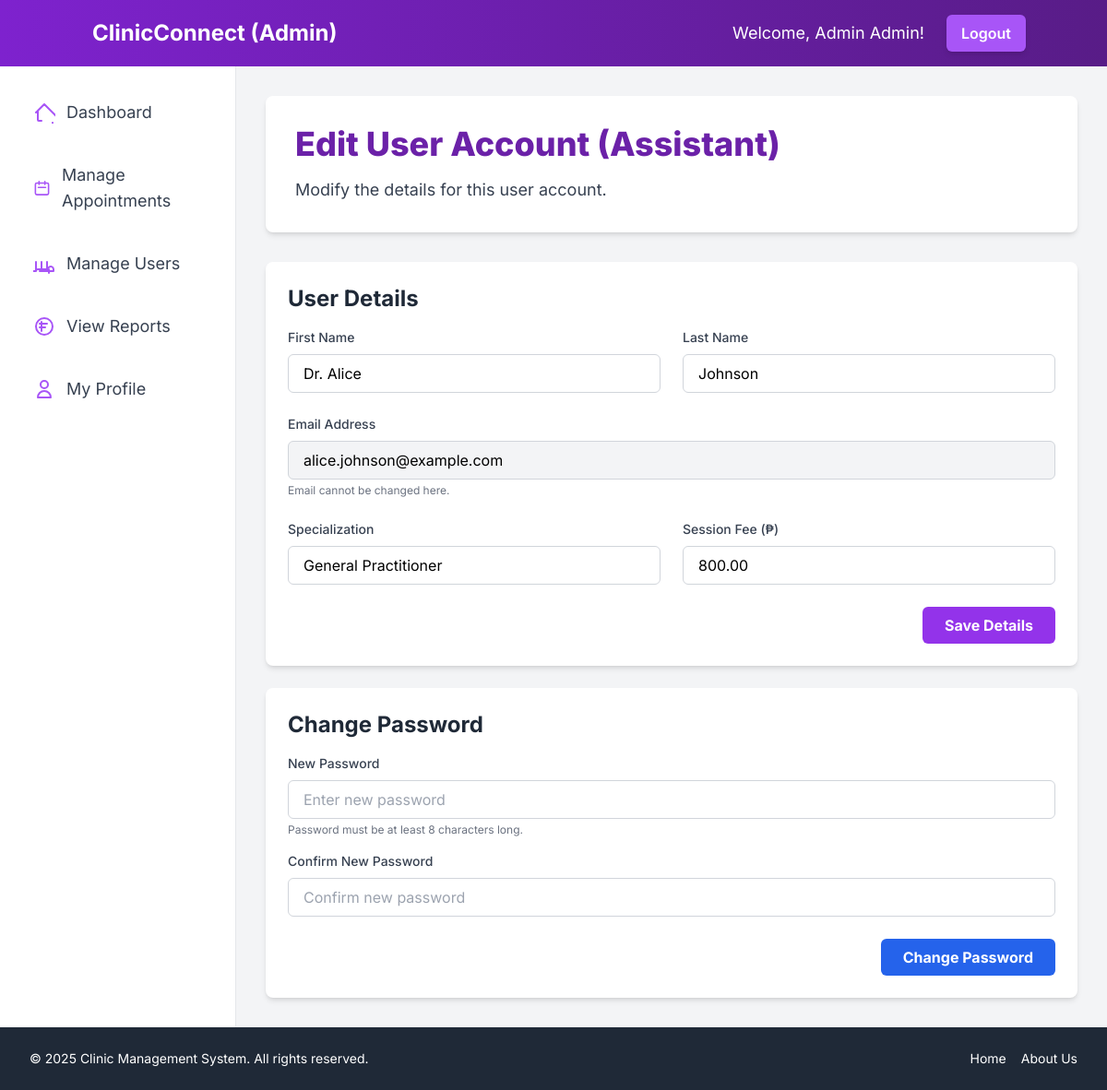
/dashboard/admin/edit_user.php?id=1&role=assistant (signed in), run on the app's committed database.
### tables this page shows
CREATE TABLE `admintbl` (
  `AdminID` int(11) NOT NULL,
  `FirstName` varchar(100) NOT NULL,
  `LastName` varchar(100) NOT NULL,
  `Email` varchar(255) NOT NULL,
  `Password` varchar(255) NOT NULL,
  `CreatedAt` timestamp NOT NULL DEFAULT current_timestamp()
);

CREATE TABLE `assistanttbl` (
  `AssistantID` int(11) NOT NULL,
  `FirstName` varchar(100) NOT NULL,
  `LastName` varchar(100) NOT NULL,
  `Specialization` varchar(100) DEFAULT NULL,
  `SessionFee` decimal(10,2) DEFAULT 0.00,
  `Email` varchar(100) NOT NULL,
  `Password` varchar(255) NOT NULL,
  `CreatedAt` timestamp NOT NULL DEFAULT current_timestamp()
);

### dashboard/admin/edit_user.php (the view, shortened to what the rows shown need)
<?php
include_once '../../includes/header.php';
$user_id = filter_var($_GET['id'] ?? '', FILTER_VALIDATE_INT);
$user_role = htmlspecialchars(trim($_GET['role'] ?? ''));
$user_data = [];
$message = '';
if (empty($user_id) || empty($user_role)) {
    $message = 'Invalid user ID or role provided.';
    $message_type = 'error';
} else {
    $table = '';
    $id_column = '';
    $select_columns = '';
    switch ($user_role) {
        case 'assistant':
            $table = 'AssistantTBL';
            $id_column = 'AssistantID';
            $select_columns = 'FirstName, LastName, Email, Specialization, SessionFee';
            break;
    }
    if (empty($message)) {
        $stmt = $conn->prepare("SELECT " . $select_columns . " FROM " . $table . " WHERE " . $id_column . " = ?");
        if ($stmt) {
            $stmt->bind_param("i", $user_id);
            $stmt->execute();
            $result = $stmt->get_result();
            if ($result->num_rows > 0) {
                $user_data = $result->fetch_assoc();
            } else {
                $message = ucfirst($user_role) . ' not found.';
                $message_type = 'error';
            }
        } else {
            $message = 'Database query preparation failed: ' . $conn->error;
            $message_type = 'error';
            error_log("Failed to prepare statement for fetching user data for edit: " . $conn->error);
        }
    }
}
?>
<div class="bg-white p-8 rounded-lg shadow-md mb-8">
    <h1 class="text-4xl font-extrabold text-purple-800 mb-4">Edit User Account (<?php echo ucfirst($user_role); ?>)</h1>
</div>
<?php if (!empty($user_data)): ?>
    <div class="bg-white p-6 rounded-lg shadow-md mb-6">
        <h2 class="text-2xl font-bold text-gray-800 mb-4">User Details</h2>
        <form action="../../actions/manage_users_action.php" method="POST">
            <div class="grid grid-cols-1 md:grid-cols-2 gap-6 mb-6">
                <div>
                    <label for="firstName" class="block text-gray-700 text-sm font-medium mb-2">First Name</label>
                    <input type="text" id="firstName" name="firstName"
                           class="w-full px-4 py-2 border border-gray-300 rounded-md focus:outline-none focus:ring-2 focus:ring-purple-500"
                           value="<?php echo htmlspecialchars($user_data['FirstName'] ?? ''); ?>" required>
                </div>
                <div>
                    <label for="lastName" class="block text-gray-700 text-sm font-medium mb-2">Last Name</label>
                    <input type="text" id="lastName" name="lastName"
                           class="w-full px-4 py-2 border border-gray-300 rounded-md focus:outline-none focus:ring-2 focus:ring-purple-500"
                           value="<?php echo htmlspecialchars($user_data['LastName'] ?? ''); ?>" required>
                </div>
                <div class="md:col-span-2">
                    <label for="email" class="block text-gray-700 text-sm font-medium mb-2">Email Address</label>
                    <input type="email" id="email" name="email"
                           class="w-full px-4 py-2 border border-gray-300 rounded-md bg-gray-100 cursor-not-allowed"
                           value="<?php echo htmlspecialchars($user_data['Email'] ?? ''); ?>" readonly>
                    <p class="text-xs text-gray-500 mt-1">Email cannot be changed here.</p>
                </div>
                <?php if ($user_role === 'patient'): ?>
                    <div>
                        <label for="age" class="block text-gray-700 text-sm font-medium mb-2">Age</label>
                        <input type="number" id="age" name="age"
                               class="w-full px-4 py-2 border border-gray-300 rounded-md focus:outline-none focus:ring-2 focus:ring-purple-500"
                               value="<?php echo htmlspecialchars($user_data['Age'] ?? ''); ?>" min="0">
                    </div>
                    <div>
                        <label for="gender" class="block text-gray-700 text-sm font-medium mb-2">Gender</label>
                        <select id="gender" name="gender"
                                class="w-full px-4 py-2 border border-gray-300 rounded-md focus:outline-none focus:ring-2 focus:ring-purple-500">
                            <option value="">Select Gender</option>
                            <option value="Male" <?php echo (isset($user_data['Gender']) && $user_data['Gender'] == 'Male') ? 'selected' : ''; ?>>Male</option>
                            <option value="Female" <?php echo (isset($user_data['Gender']) && $user_data['Gender'] == 'Female') ? 'selected' : ''; ?>>Female</option>
                            <option value="Other" <?php echo (isset($user_data['Gender']) && $user_data['Gender'] == 'Other') ? 'selected' : ''; ?>>Other</option>
                        </select>
                    </div>
                    <div class="md:col-span-2">
                        <label for="address" class="block text-gray-700 text-sm font-medium mb-2">Address</label>
                        <input type="text" id="address" name="address"
                               class="w-full px-4 py-2 border border-gray-300 rounded-md focus:outline-none focus:ring-2 focus:ring-purple-500"
                               value="<?php echo htmlspecialchars($user_data['Address'] ?? ''); ?>">
                    </div>
                    <div class="md:col-span-2">
                        <label for="contactNumber" class="block text-gray-700 text-sm font-medium mb-2">Contact Number</label>
                        <input type="text" id="contactNumber" name="contactNumber"
                               class="w-full px-4 py-2 border border-gray-300 rounded-md focus:outline-none focus:ring-2 focus:ring-purple-500"
                               value="<?php echo htmlspecialchars($user_data['ContactNumber'] ?? ''); ?>">
                    </div>
                    <div class="md:col-span-2">
                        <label for="medicalHistory" class="block text-gray-700 text-sm font-medium mb-2">Medical History</label>
                        <textarea id="medicalHistory" name="medicalHistory" rows="4"
                                  class="w-full px-4 py-2 border border-gray-300 rounded-md focus:outline-none focus:ring-2 focus:ring-purple-500 resize-y"><?php echo htmlspecialchars($user_data['MedicalHistory'] ?? ''); ?></textarea>
                    </div>
                <?php elseif ($user_role === 'assistant'): ?>
                    <div>
                        <label for="specialization" class="block text-gray-700 text-sm font-medium mb-2">Specialization</label>
                        <input type="text" id="specialization" name="specialization"
                               class="w-full px-4 py-2 border border-gray-300 rounded-md focus:outline-none focus:ring-2 focus:ring-purple-500"
                               value="<?php echo htmlspecialchars($user_data['Specialization'] ?? ''); ?>">
                    </div>
                    <div>
                        <label for="sessionFee" class="block text-gray-700 text-sm font-medium mb-2">Session Fee (₱)</label>
                        <input type="number" step="0.01" id="sessionFee" name="sessionFee"
                               class="w-full px-4 py-2 border border-gray-300 rounded-md focus:outline-none focus:ring-2 focus:ring-purple-500"
                               value="<?php echo htmlspecialchars($user_data['SessionFee'] ?? ''); ?>" min="0">
                    </div>
                <?php endif; ?>
            </div>
            <div class="flex justify-end space-x-4">
                <button type="submit"
                        class="bg-purple-600 hover:bg-purple-700 text-white font-bold py-2 px-6 rounded-md focus:outline-none focus:ring-2 focus:ring-purple-500 focus:ring-opacity-50 transition duration-300 ease-in-out">
                    Save Details
                </button>
            </div>
        </form>
    </div>
    <div class="bg-white p-6 rounded-lg shadow-md">
        <h2 class="text-2xl font-bold text-gray-800 mb-4">Change Password</h2>
        <form action="../../actions/manage_users_action.php" method="POST">
            <div class="mb-4">
                <label for="newPassword" class="block text-gray-700 text-sm font-medium mb-2">New Password</label>
                <input type="password" id="newPassword" name="newPassword"
                       class="w-full px-4 py-2 border border-gray-300 rounded-md focus:outline-none focus:ring-2 focus:ring-purple-500"
                       placeholder="Enter new password" required minlength="8">
                <p class="text-xs text-gray-500 mt-1">Password must be at least 8 characters long.</p>
            </div>
            <div class="mb-6">
                <label for="confirmNewPassword" class="block text-gray-700 text-sm font-medium mb-2">Confirm New Password</label>
                <input type="password" id="confirmNewPassword" name="confirmNewPassword"
                       class="w-full px-4 py-2 border border-gray-300 rounded-md focus:outline-none focus:ring-2 focus:ring-purple-500"
                       placeholder="Confirm new password" required minlength="8">
            </div>
            <div class="flex justify-end space-x-4">
                <button type="submit"
                        class="bg-blue-600 hover:bg-blue-700 text-white font-bold py-2 px-6 rounded-md focus:outline-none focus:ring-2 focus:ring-blue-500 focus:ring-opacity-50 transition duration-300 ease-in-out">
                    Change Password
                </button>
            </div>
        </form>
    </div>
<?php endif; ?>
<?php
include_once '../../includes/footer.php';
?>

### includes/header.php (shortened to what the rows shown need)
<?php
require_once $_SERVER['DOCUMENT_ROOT'] . '/clinic-management/config/db_connection.php';
$user_id = $_SESSION['user_id'];
$user_role = $_SESSION['user_role'];
$user_name = "User";
$nav_color_from = "";
$nav_color_to = "";
switch ($user_role) {
    case 'admin':
        $stmt = $conn->prepare("SELECT FirstName FROM AdminTBL WHERE AdminID = ?");
        $stmt->bind_param("i", $user_id);
        $stmt->execute();
        $result = $stmt->get_result();
        if ($result->num_rows > 0) {
            $row = $result->fetch_assoc();
            $user_name = $row['FirstName'];
        }
        $nav_color_from = "from-purple-700";
        $nav_color_to = "to-purple-900";
        $btn_color = "bg-purple-500 hover:bg-purple-600";
        $welcome_prefix = "Welcome, Admin ";
        break;
}
?>
<!DOCTYPE html>
<html lang="en">
<head>
    <script src="https://cdn.tailwindcss.com"></script>
</head>
<body class="bg-gray-100 font-inter">
    <div class="flex flex-col min-h-screen">
        <nav class="bg-gradient-to-r <?php echo $nav_color_from; ?> <?php echo $nav_color_to; ?> p-4 shadow-lg">
            <div class="container mx-auto flex justify-between items-center">
                <div class="flex items-center space-x-4 sm:space-x-6">
                    <span class="text-white text-base sm:text-lg hidden sm:inline">
                        <?php echo $welcome_prefix . htmlspecialchars($user_name); ?>!
                    </span>
                    <a href="/clinic-management/actions/logout.php"
                       class="<?php echo $btn_color; ?> text-white font-semibold py-2 px-4 rounded-md shadow-md transition duration-300 ease-in-out">
                        Logout
                    </a>
                </div>
            </div>
        </nav>
        <div class="flex flex-1">
            <main class="flex-1 p-8 bg-gray-100 main-content">

### data on the page
admintbl: FirstName "Admin"
assistanttbl: firstName "Dr. Alice", lastName "Johnson", email "alice.johnson@example.com", specialization "General Practitioner", sessionFee "800.00"

### other printed values
$user_role "Admin"
$welcome_prefix "Welcome, Admin"
$user_role "Assistant"
